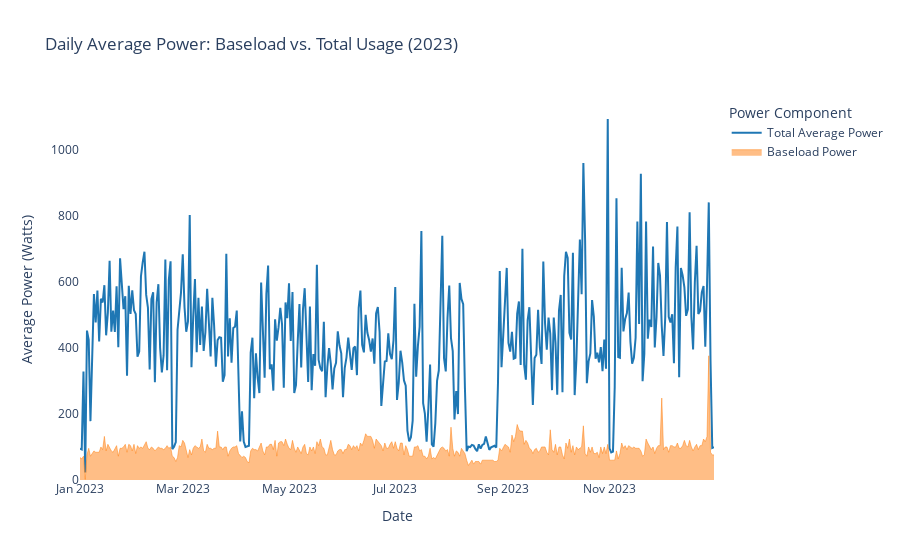

The notebook cell this image was saved under:
### Code cell
import polars as pl
import plotly.graph_objects as go

# Assuming 'q05' is your DataFrame with the daily 5% quantile analysis results
# If not, please run the analysis cell first:
# q05 = analyze_quantile(0.05)


# --- Data Preparation ---
# We will use the daily data directly to create a continuous line graph.
# 1. Filter for the full year of 2023.
# 2. Sort by timestamp to ensure the line connects correctly.
daily_power_data = q10.filter(pl.col("timestamp").dt.year() == 2023).sort("timestamp")


# --- Create the Plotly Figure ---
fig = go.Figure()

# Add the Total Average Power as a simple line on top
fig.add_trace(
    go.Scatter(
        x=daily_power_data["timestamp"],
        y=daily_power_data["average_power_in_watt"],
        mode="lines",
        line=dict(width=2, color="#1f77b4"),  # A nice blue
        name="Total Average Power",
    )
)

# Add the Baseload Power as a filled area chart at the bottom
# The 'fill='tozeroy'' command fills the area from the line down to the y=0 axis.
fig.add_trace(
    go.Scatter(
        x=daily_power_data["timestamp"],
        y=daily_power_data["average_daily_baseload_in_watt"],
        mode="lines",
        fill="tozeroy",  # This creates the filled area effect
        line=dict(width=0.5, color="#ff7f0e"),  # A distinct orange
        name="Baseload Power",
    )
)


# --- Customize the Layout ---
fig.update_layout(
    title_text="Daily Average Power: Baseload vs. Total Usage (2023)",
    xaxis_title="Date",
    yaxis_title="Average Power (Watts)",
    legend_title_text="Power Component",
    plot_bgcolor="white",
    hovermode="x unified",  # Shows data for both traces when you hover
    yaxis_rangemode="tozero",  # Ensures the y-axis starts at 0
)

# Show the figure in your notebook
fig.show()

### Figure 1 — Plotly figure (JSON) as saved in the notebook; plotly's stock layout.template omitted (floating-point values rounded to 4 significant figures; data arrays with more than 128 entries replaced by an {"elided": "..."} marker saying what was removed)
{"data": [{"line": {"color": "#1f77b4", "width": 2}, "mode": "lines", "name": "Total Average Power", "type": "scatter", "x": {"elided": "365 str values"}, "y": {"elided": "365 float values"}}, {"fill": "tozeroy", "line": {"color": "#ff7f0e", "width": 0.5}, "mode": "lines", "name": "Baseload Power", "type": "scatter", "x": {"elided": "365 str values"}, "y": {"elided": "365 float values"}}], "layout": {"hovermode": "x unified", "legend": {"title": {"text": "Power Component"}}, "plot_bgcolor": "white", "title": {"text": "Daily Average Power: Baseload vs. Total Usage (2023)"}, "xaxis": {"title": {"text": "Date"}}, "yaxis": {"rangemode": "tozero", "title": {"text": "Average Power (Watts)"}}}}
